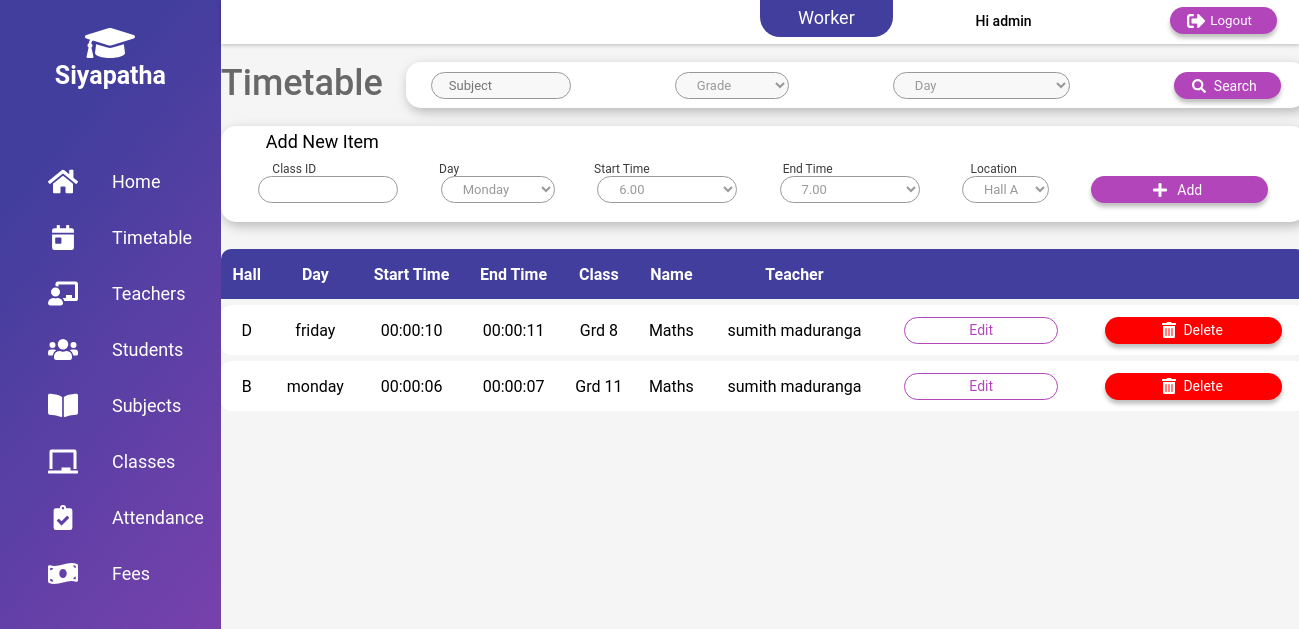
The page /view/worker/dashboard-worker.php?timetable (signed in) on the database its author committed.
### tables this page shows
CREATE TABLE IF NOT EXISTS `timetable` (
  `timetable_id` int(11) NOT NULL AUTO_INCREMENT,
  `start_time` time NOT NULL,
  `end_time` time NOT NULL,
  `day` varchar(20) NOT NULL,
  `location` varchar(30) NOT NULL,
  PRIMARY KEY (`timetable_id`),
  UNIQUE KEY `start_time` (`start_time`,`day`,`location`)
);

CREATE TABLE IF NOT EXISTS `class` (
  `class_id` varchar(10) NOT NULL,
  `sub_id` varchar(10) NOT NULL,
  `teacher_id` varchar(10) NOT NULL,
  `name` varchar(30) NOT NULL,
  `grade` int(11) NOT NULL,
  `fee` float NOT NULL,
  PRIMARY KEY (`class_id`),
  UNIQUE KEY `sub_id` (`sub_id`,`teacher_id`,`grade`),
  KEY `class_ibfk_2` (`teacher_id`)
);

CREATE TABLE IF NOT EXISTS `subject` (
  `subject_id` varchar(10) NOT NULL,
  `name` varchar(30) NOT NULL,
  `medium` varchar(20) NOT NULL,
  PRIMARY KEY (`subject_id`)
);

CREATE TABLE IF NOT EXISTS `teacher` (
  `teacher_id` varchar(10) NOT NULL,
  `first_name` varchar(30) NOT NULL,
  `last_name` varchar(30) NOT NULL,
  `nic` varchar(12) NOT NULL,
  `email` varchar(30) NOT NULL,
  `contact_no` varchar(10) NOT NULL,
  `address_no` varchar(10) NOT NULL,
  `street` varchar(30) NOT NULL,
  `city` varchar(30) NOT NULL,
  `photo` varchar(500) NOT NULL,
  PRIMARY KEY (`teacher_id`),
  UNIQUE KEY `email` (`email`)
);

### timetable/worker/functiontt-worker.php (called while the page is built, shortened)
<?php
	class TimeTable extends connection{
		public function getTimetabledetails(){
			$db= new connection();
    		$con = $db ->dbconnection();
        	$sql = "SELECT tt.location,tt.day,tt.start_time,tt.end_time,c.grade,s.name,t.first_name,t.last_name FROM timetable tt,class c,teacher t, class_timetable ct, subject s WHERE tt.timetable_id=ct.timetable_id AND c.class_id=ct.class_id AND c.teacher_id= t.teacher_id AND s.subject_id=c.sub_id ORDER BY tt.timetable_id" ;
       		$result=  mysqli_query($con,$sql);
        	if(!$result){
        		echo '<script> alert("Cannot retrieve the Timetables"); window.location.href="../../view/worker/dashboard-worker.php?timetable";</script>' .mysqli_error($con);
        	}
        	else return $result;
		}
	}
?>

### view/worker/timetable-worker.php (the view, shortened to what this page needs)
<html>
<body>
    <div class="container">
        <section class="top-pannel">
            <p id="title">Timetable</p>
            <form method="POST">
                    <div class="timetable-search-pannel ">
                        <center>
                            <div class="box-align" style="width: 850px; margin-top: 10px;">
                                <input type="text" name="sub" id="sub" placeholder="Subject" class="txtbox p" style="width: 140px;">
                                <select name="grade" id="grade" class="txtbox p" style="width: 114px;">
                                    <option value="" disabled selected>Grade</option>
                                </select>
                                <select name="day" id="day" class="txtbox p">
                                    <option value="" disabled selected>Day</option>
                                </select>
                                <input type="submit" name="search" value="Search" class="btn p btn-search">
                            </div>
                        </center>
                    </div>
            </form>
        </section>
    <div class="addnew-pannel">
        <form method="POST" action="../../timetable/worker/addtt.php">
            <p id="addnew">Add New Item</p>
                <center>
                    <div  style="width: 1002px;text-align: left" class="label p">
                        <label style="margin-left: 10px;">Class ID</label>
                        <label style="margin-left: 120px;">Day</label>
                        <label style="margin-left: 132px;">Start Time</label>
                        <label style="margin-left: 130px;">End Time</label>
                        <label style="margin-left: 135px;">Location</label>
                    </div>
                    <div class="box-align" style="width: 1010px;">
                        <input type="text" name="classID" id="classID" class="txtbox p" style="width: 140px;">
                        <select name="day" id="day" class="txtbox p" style="width: 114px;">
                            <option value="Monday">Monday</option>
                        </select>
                        <select name="start_time" id="start_time" class="txtbox p" style="width: 140px;">
                            <option value=6.00>6.00</option>
                        </select>
                        <select name="end_time" id="end_time" class="txtbox p" style="width: 140px;">
                            <option value="7.00">7.00</option>
                        </select>
                        <select name="location" id="location" class="txtbox p" style="width: 87px;">
                            <option value="A">Hall A</option>
                        </select>
                        <input type="submit" name="add" value="Add"  class="btn p btn-add"/>
                    </div>
                </center>
        </form>
    </div>
        <div class="show-results">
            <?php
            include "../../timetable/worker/functiontt-worker.php";
            if(isset($_POST['search'])){
                $subject=$_POST['sub'];
                $gr=$_POST["grade"];
                $day=$_POST['day'];
                echo "<table class='p' id='table'>";
                        echo "<tr>";
                            echo "<th>Hall</th>";
                            echo "<th>Day</th>";
                            echo "<th>Start Time</th>";
                            echo "<th>End Time</th>";
                            echo "<th>Class </th>";
                            echo "<th>Name </th>";
                            echo "<th>Teacher</th>";
                            echo "<th></th>";
                            echo "<th></th>";
                        echo "</tr>";
                    $timetable = new TimeTable();
                    $sql=$timetable->searchTimetable($subject,$gr,$day);
                    while($row=mysqli_fetch_array($sql))
                    {
                        echo "<tr>";
                            echo "<td>" . $row['location'] . "</td>";
                            echo "<td>" . $row['day'] . "</td>";
                            echo "<td>" . $row['start_time'] . "</td>";
                            echo "<td>" . $row['end_time'] . "</td>";
                            echo "<td> Grd"." ". $row['grade'] . "</td>";
                            echo "<td>" . $row['name'] . "</td>";
                            echo "<td>" . $row['first_name']. " " . $row['last_name'] . "</td>";
                            echo "<td><button class='btn p btn-edit' id='btn-edit' onclick='timetable_edit(1)'>Edit</button></td>";
                            echo "<td><button class='btn p btn-delete' value='Delete'>Delete</button></td>";
                        echo "</tr>";
                    }
                    echo "</table>";
                }
                else{
                    echo "<table class='p' id='table'>";
                        echo "<tr>";
                            echo "<th>Hall</th>";
                            echo "<th>Day</th>";
                            echo "<th>Start Time</th>";
                            echo "<th>End Time</th>";
                            echo "<th>Class </th>";
                            echo "<th>Name </th>";
                            echo "<th>Teacher</th>";
                            echo "<th></th>";
                            echo "<th></th>";
                        echo "</tr>";
                    $timetable = new TimeTable();
                    $sql=$timetable->getTimetabledetails();
                    while($row=mysqli_fetch_array($sql))
                    {
                        echo "<tr>";
                            echo "<td>" . $row['location'] . "</td>";
                            echo "<td>" . $row['day'] . "</td>";
                            echo "<td>" . $row['start_time'] . "</td>";
                            echo "<td>" . $row['end_time'] . "</td>";
                            echo "<td> Grd"." ". $row['grade'] . "</td>";
                            echo "<td>" . $row['name'] . "</td>";
                            echo "<td>" . $row['first_name']. " " . $row['last_name'] . "</td>";
                            echo "<td><button class='btn p btn-edit' id='btn-edit' onclick='timetable_edit(1)'>Edit</button></td>";
                            echo "<td><button class='btn p btn-delete' value='Delete'>Delete</button></td>";
                        echo "</tr>";
                    }
                    echo "</table>";
                }
            ?>
        </div>
</body>
</html>

### css/dashboard-style.css (style rules this page uses)
p,.p { font-family: Roboto; font-style: normal; color: #FFFFFF; margin: 0; padding: 0; }
body { background: #E5E5E5;margin: 0; }
.window-loader .container { height: 645px; width: 1085px; margin-left: auto; margin-right: auto; padding-top: 62px; }
#title { font-weight: 500; font-size: 36px; line-height: 42px; color: #686868; float: left; }
.timetable-search-pannel { width: 900px; height: 46px; float: right; background: #FFFFFF; box-shadow: 2px 4px 12px rgba(0, 0, 0, 0.25); border-radius: 15px; }
.addnew-pannel { width: 1085px; height: 96px; background: #FFFFFF; box-shadow: 2px 4px 12px rgba(0, 0, 0, 0.25); border-radius: 15px; margin-top: 18px; float: right; }
.addnew-pannel .txtbox { background: #ffffff; }
.txtbox { background: #F8F8F8; border: 1px solid #999999; box-sizing: border-box; border-radius: 100px; font-weight: normal; font-size: 13px; line-height: 15px; color: #999999; height: 27px; padding-left: 17px; width: 177px; outline:0; }
.btn { box-shadow: 0px 4px 4px rgba(0, 0, 0, 0.25); border-radius: 58px; height: 27px; font-weight: normal; font-size: 14px; line-height: 16px; border: none; cursor: pointer; }
.btn-search { background: #B345BB; width: 107px; text-indent: 16px; background-image: url('../images/icons/search.svg'); background-position: 20% center; background-size: 14px; background-repeat: no-repeat; }
.btn-add { background: #B345BB; width: 177px; text-indent: 20px; background-image: url('../images/icons/add.svg'); background-position: 38% center; background-size: 14px; background-repeat: no-repeat; }
.box-align { display: flex; justify-content: space-between; }
#addnew { font-weight: normal; font-size: 18px; line-height: 21px; color: #000000; height: 21px; margin-top: 5px; margin-left: 45px; }
.label { color: #3C3C3C; font-weight: normal; font-size: 12px; line-height: 14px; margin-top: 10px; }
.top-pannel { margin-top: 0; margin-bottom: 0; }
.container .show-results { width: 1085px; height: 70%; margin-top: 181px; overflow: auto; }
.btn-edit { border: 1px solid #B345BB; background-color: white; width: 154px; font-weight: normal; font-size: 14px; line-height: 16px; }
#btn-edit { box-shadow: none; color:#B345BB; }
.btn-delete { background: #FF0000; width: 177px; text-indent: 20px; background-image: url('../images/icons/delete.svg'); background-position: 35% center; background-size: 14px; background-repeat: no-repeat; }
table { width: 100%; text-align:center; border-collapse: separate; border: none; border-spacing: 0 6px; }
table td, th { padding: 8px; }
tr { background-color:white; height:50px; }
table th { padding-top: 12px; padding-bottom: 12px; background-color: #423E9E; color: white; position: sticky; top: 0; }
th:first-child { border-radius: 10px 0 0 0px; }
td:first-child { border-radius: 10px 0 0 10px; }
th:last-child { border-radius: 0 10px 0px 0; }
td:last-child { border-radius: 0 10px 10px 0; }
#table,#table2 { color:black; }

### rows shown on the page
timetable: location "D", day "friday", start_time "00:00:10", end_time "00:00:11", class.grade "8", subject.name "Maths", teacher.first_name "sumith", teacher.last_name "maduranga"
timetable: location "B", day "monday", start_time "00:00:06", end_time "00:00:07", class.grade "11", subject.name "Maths", teacher.first_name "sumith", teacher.last_name "maduranga"

### other values the page prints
$_SESSION["username"] "admin"
